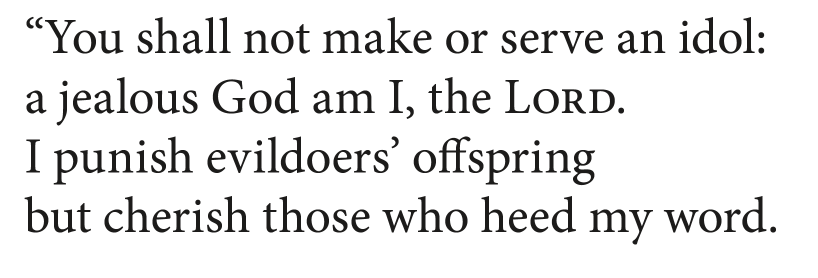
#> input picture photos/hymn11/3.png, 1635 x 555 px, given in place of 3.png.png, which was not available (shown at 1/2 size)
$ python resize.py photos/hymn11/3.png
#> lines starting #> are read from the running program, lines starting #| are printed output that depends on the picture; pictures that were not available may be replaced by others from this repository, and a replacement may not be noted
import cv2
import numpy as np
import sys

def get_resized_image(img_filename):
#> called with img_filename = 'photos/psalm1/photos/hymn11/3.png.png'
    img = cv2.imread(img_filename)
#> img is the input picture: shape (555, 1635, 3); mean B, G, R 233.3, 233.3, 233.4
    ideal_aspect_ratio = 4/3
    if img.shape[1] /img.shape[0] < ideal_aspect_ratio:
        # to tall,widen
        new_width = img.shape[0]*4//3

        new_img = np.zeros((img.shape[0],new_width,3),dtype=np.uint8)+0xFF

        side_pad = (new_width-img.shape[1])//2

        new_img[:,side_pad:side_pad+img.shape[1],:] = img
    else:
        #to wide,heighten
        new_height = img.shape[1]*3//4
#> new_height = 1226
        new_img = np.zeros((new_height,img.shape[1],3),dtype=np.uint8)+0xff

        pad = (new_height-img.shape[0])//2
#> pad = 335

        new_img[pad:pad+img.shape[0],:,:] = img
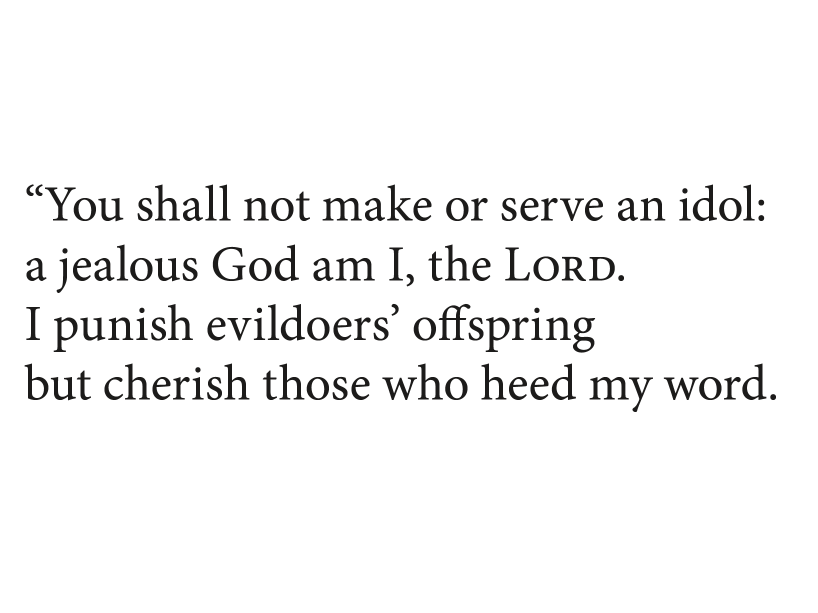
#> new_img: shape (1226, 1635, 3) (shown at 1/2 size); mean B, G, R 245.2, 245.2, 245.2

    new_img=cv2.resize(new_img,(640*4,480*4))
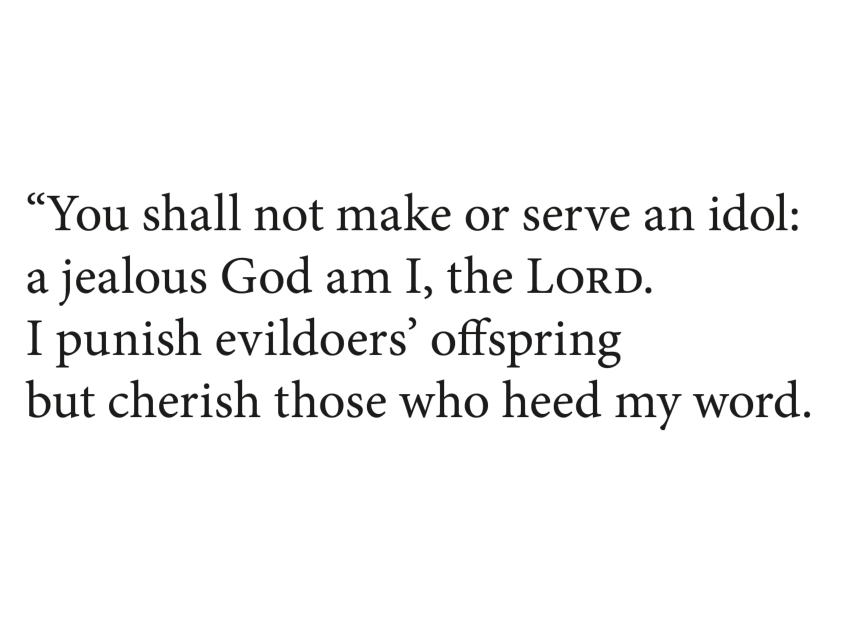
#> new_img: shape (1920, 2560, 3) (shown at 1/3 size); mean B, G, R 245.2, 245.2, 245.2
    #add 1px border
    new_img[:,-1,:]=0
    new_img[:,0,:]=0
    new_img[-1,:,:]=0
    new_img[0,:,:]=0
    #invert black/white
    #new_img=0xFF-new_img
    buf =cv2.imencode('.png',new_img)
    return buf[1].flatten().tobytes()


if __name__ == '__main__':
    filename = 'photos/psalm1/'+sys.argv[1]+'.png'
    with open('out.png',"wb") as f:
        b = get_resized_image(filename)
        f.write(b)

$ run again, on photos/hymn11/6.png
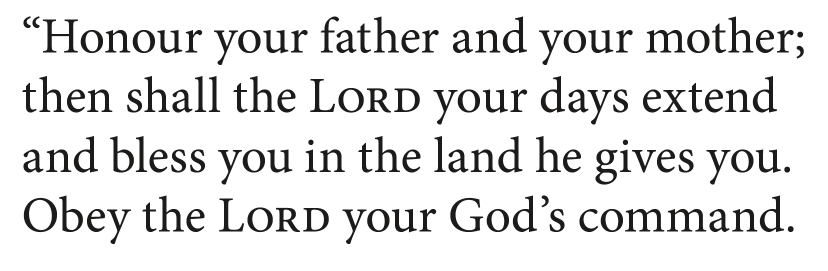
#> input picture photos/hymn11/6.png, 1655 x 542 px, given in place of 6.png.png, which was not available (shown at 1/2 size)
#> in get_resized_image, img is the input picture: shape (542, 1655, 3); mean B, G, R 229.6, 229.7, 229.9
#> in get_resized_image, `new_img[pad:pad+img.shape[0],:,:] = img`:
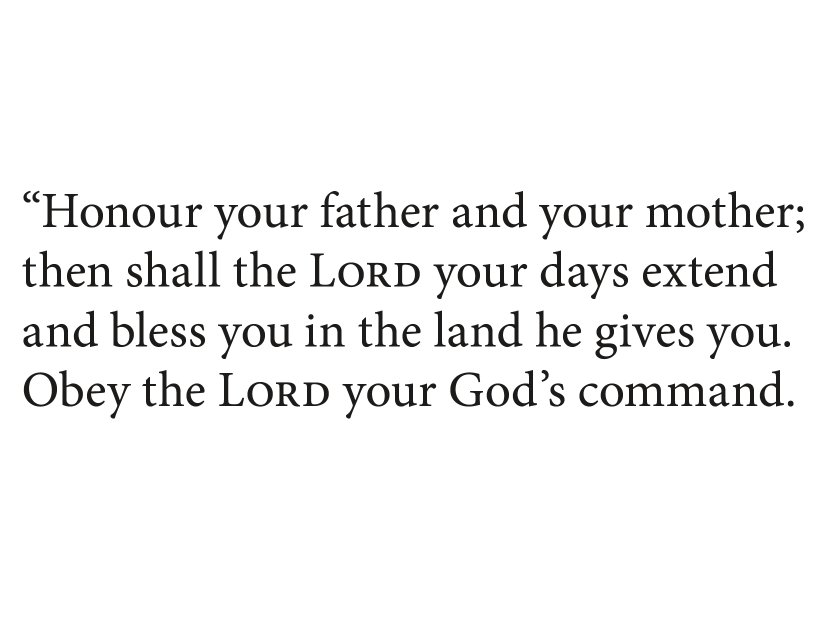
#> new_img: shape (1241, 1655, 3) (shown at 1/2 size); mean B, G, R 243.9, 244, 244
#> in get_resized_image, `new_img=cv2.resize(new_img,(640*4,480*4))`:
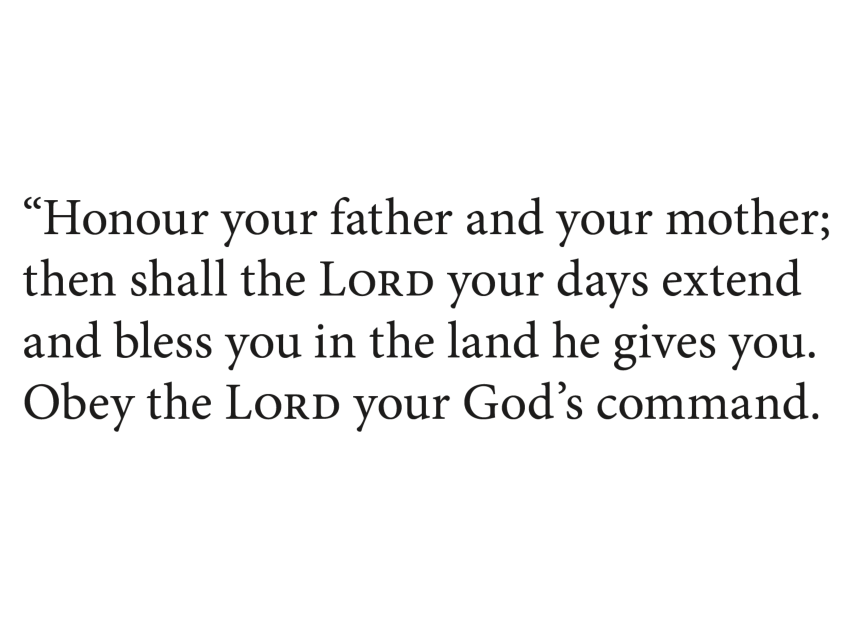
#> new_img: shape (1920, 2560, 3) (shown at 1/3 size); mean B, G, R 243.9, 244, 244
